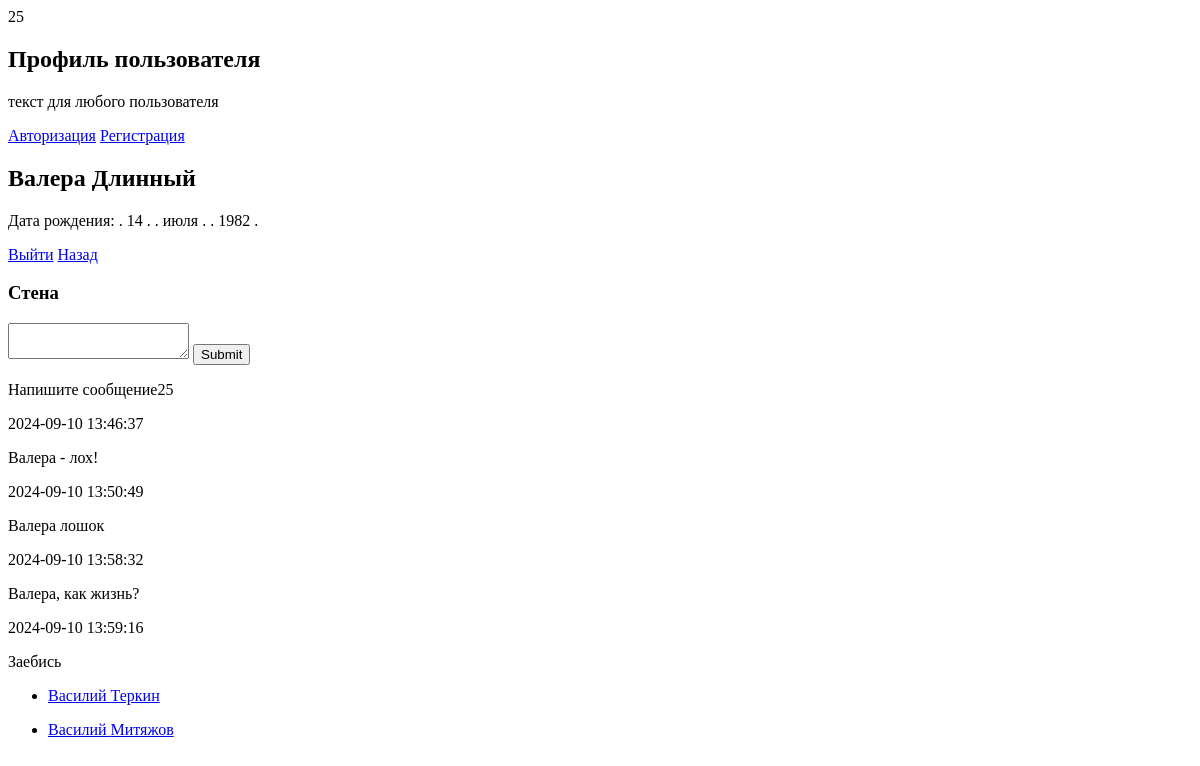
/profile.php (signed in), run on an earlier commit of the app's database.
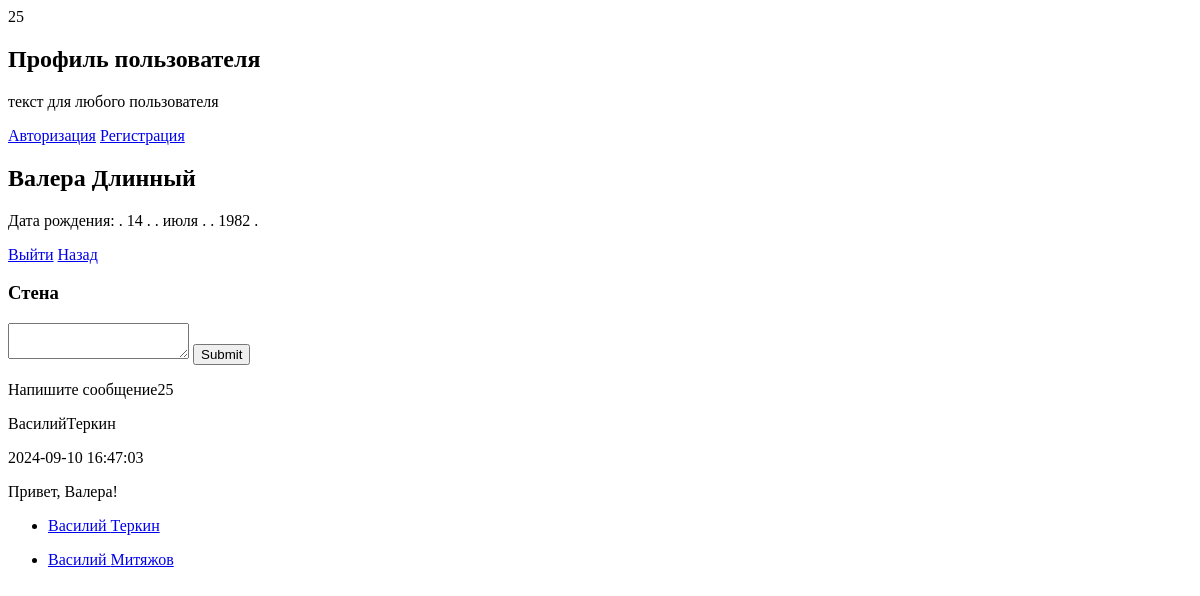
And on a later commit of the database.
### tables this page shows
CREATE TABLE `wallmessage` (
  `id` int NOT NULL,
  `from_id` int NOT NULL,
  `name_from` varchar(32) NOT NULL,
  `secondname_from` varchar(32) NOT NULL,
  `to_id` int NOT NULL,
  `message` text NOT NULL,
  `date_message` timestamp NOT NULL DEFAULT CURRENT_TIMESTAMP
);

CREATE TABLE `users` (
  `id` int NOT NULL,
  `login` varchar(32) NOT NULL,
  `password` varchar(60) NOT NULL,
  `name` varchar(32) NOT NULL,
  `secondname` varchar(32) NOT NULL,
  `email` varchar(64) NOT NULL,
  `day` varchar(60) NOT NULL,
  `month` varchar(16) NOT NULL,
  `year` varchar(12) NOT NULL,
  `date_registration` datetime NOT NULL DEFAULT CURRENT_TIMESTAMP
);

### profile.php (the view, shortened to what this page needs)
<!DOCTYPE html>
<html>
<head>
</head>
<body>
<section class="profile-section">
    <h2 class="profile-title">Профиль пользователя</h2>
    <p>текст для любого пользователя</p>
    <a href="login.php">Авторизация</a>
    <a href="register.php">Регистрация</a>
</section>
<?php
include 'users_connect.php';
if (!empty($_SESSION['auth'])) {
	$id = (int) $_SESSION['id'];
	$id_to = (int) $_SESSION['id'];
    $login = $_SESSION['login'];
    $query = "SELECT * FROM users WHERE login='$login'";
    $result = mysqli_query($link, $query) or die(mysqli_error($link));
    $user = mysqli_fetch_assoc($result);
    $name_from = $user['name'];
    $secondname_from = $user['secondname'];
?>
	<section class='user-section'>
		<h2 class='user-title'><?=$user['name'] . ' ' . $user['secondname']?></h2>
		<p class='user-birth'>Дата рождения: <?=$user['day'] . ' ' . $user['month'] . ' ' . $user['year']?></p>
		<a href="logout.php">Выйти</a>
		<a href="profile.php">Назад</a>
		<div class='user-wall-block'>
			<h3 class=user-wall-title>Стена</h3>
			<form action='' method='POST'>
				<textarea name='wall-message'></textarea>
				<input type='submit'>
			</form>
		</div>
	</section>
<?php
	if (!empty($_POST['wall-message'])) {
		$message = $_POST['wall-message'];
		$query = "INSERT INTO wallmessage (`from_id`, `name_from`, `secondname_from`, `to_id`, `message`) VALUES ('$id', '$name_from', '$secondname_from' , '$id_to', '$message')";
        mysqli_query($link, $query);
		$_POST['wall-message'] = '';
		header('Location: profile.php');
		die();
	} else {
		echo 'Напишите сообщение';
	}
	$query = "SELECT * FROM wallmessage WHERE to_id='$id'";
    $result = mysqli_query($link, $query) or die(mysqli_error($link));
	for ($data = []; $row = mysqli_fetch_assoc($result); $data[] = $row);
	$res = '';
	echo $id;
	foreach ($data as $elem) {
		$res .= '<p>' . $elem['name_from'] . $elem['secondname_from'] . '</p>';
		$res .= '<p>' . $elem['date_message'] . '</p>';
		$res .= '<p>' . $elem['message'] . '</p>';
	}
	echo $res;
	$query2 = "SELECT * FROM users WHERE login!='$login'";
    $result2 = mysqli_query($link, $query2) or die(mysqli_error($link));
	for ($data2 = []; $row = mysqli_fetch_assoc($result2); $data2[] = $row);
	$res2 = '';
	foreach ($data2 as $elem) {
		$res2 .= '<ul>';
		$res2 .= '<li><a href="anotheruser.php?id=' . $elem['id'] . '">' . $elem['name'] . ' ' . $elem['secondname'] . '</a></li>';
		$res2 .= '</ul>';
	}
	echo $res2;
} else {
    echo 'Вы не авторизованы';
}
?>
</body>
</html>

What changed in the data, as far as the page shows it:
removed wallmessage: date_message "2024-09-10 13:46:37", message "Валера - лох!"
removed wallmessage: date_message "2024-09-10 13:50:49", message "Валера лошок"
removed wallmessage: date_message "2024-09-10 13:58:32", message "Валера, как жизнь?"
removed wallmessage: date_message "2024-09-10 13:59:16", message "Заебись"
added wallmessage: name_from "Василий", secondname_from "Теркин", date_message "2024-09-10 16:47:03", message "Привет, Валера!"
